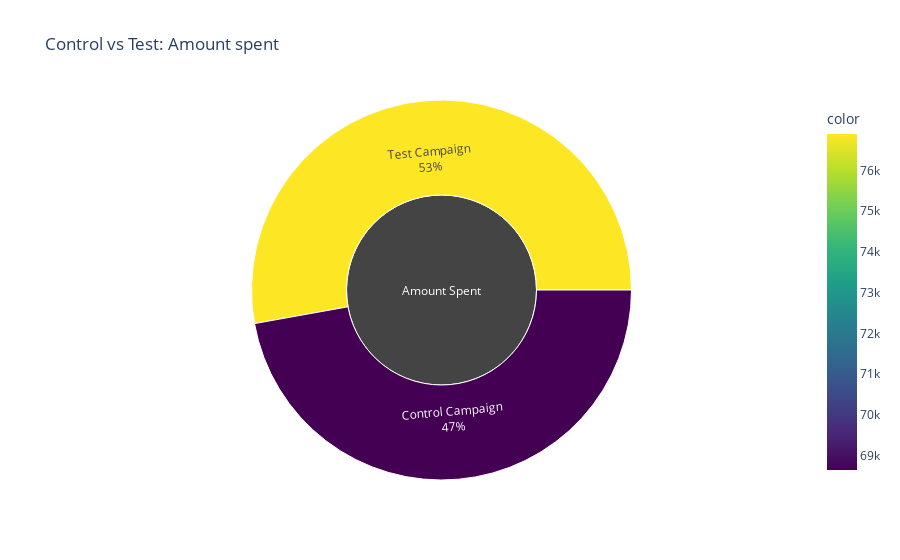

Notebook cell for this chart:
### Code cell
fig = px.sunburst(
    names=["Control Campaign", "Test Campaign"],
    values=[sum(control_data["Amount Spent"]), sum(test_data["Amount Spent"])],
    parents=["Amount Spent","Amount Spent"],
    color=[sum(control_data["Amount Spent"]), sum(test_data["Amount Spent"])],
    color_continuous_scale="Viridis",
    title="Control vs Test: Amount spent"
)

fig.update_traces(
    hovertemplate="<b>%{label}</b><br>Purchases: %{value}<br>Percentage: %{percentParent:.2%}",
    textinfo="label+percent entry"  # Show both labels and percentages on the chart
)

fig.show()

### Figure 1 — Plotly figure (JSON) as saved in the notebook; plotly's stock layout.template omitted (floating-point values rounded to 4 significant figures)
{"data": [{"domain": {"x": [0, 1], "y": [0, 1]}, "hovertemplate": "<b>%{label}</b><br>Purchases: %{value}<br>Percentage: %{percentParent:.2%}", "labels": ["Control Campaign", "Test Campaign"], "marker": {"coloraxis": "coloraxis", "colors": [68653, 76892]}, "name": "", "parents": ["Amount Spent", "Amount Spent"], "textinfo": "label+percent entry", "type": "sunburst", "values": [68653, 76892]}], "layout": {"coloraxis": {"colorbar": {"title": {"text": "color"}}, "colorscale": [[0, "#440154"], [0.1111, "#482878"], [0.2222, "#3e4989"], [0.3333, "#31688e"], [0.4444, "#26828e"], [0.5556, "#1f9e89"], [0.6667, "#35b779"], [0.7778, "#6ece58"], [0.8889, "#b5de2b"], [1, "#fde725"]]}, "legend": {"tracegroupgap": 0}, "title": {"text": "Control vs Test: Amount spent"}}}
